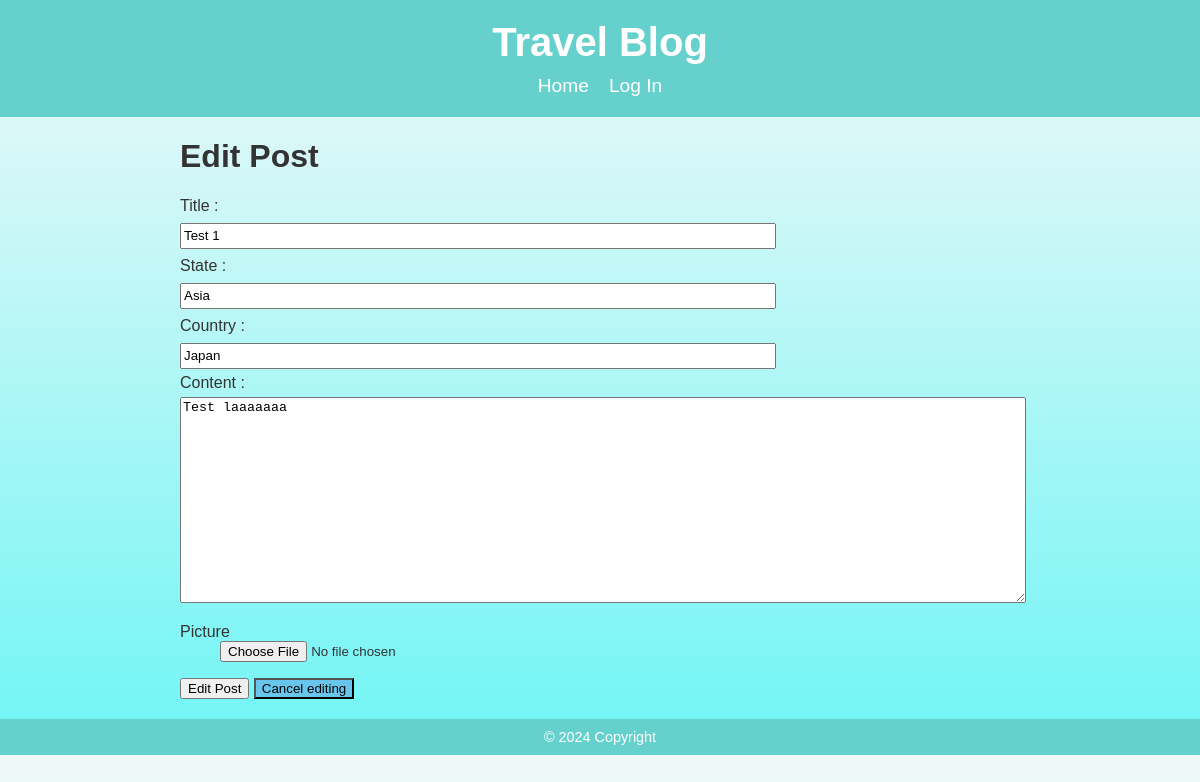
Page /pages/edit.php?id=1 on the earlier database version.
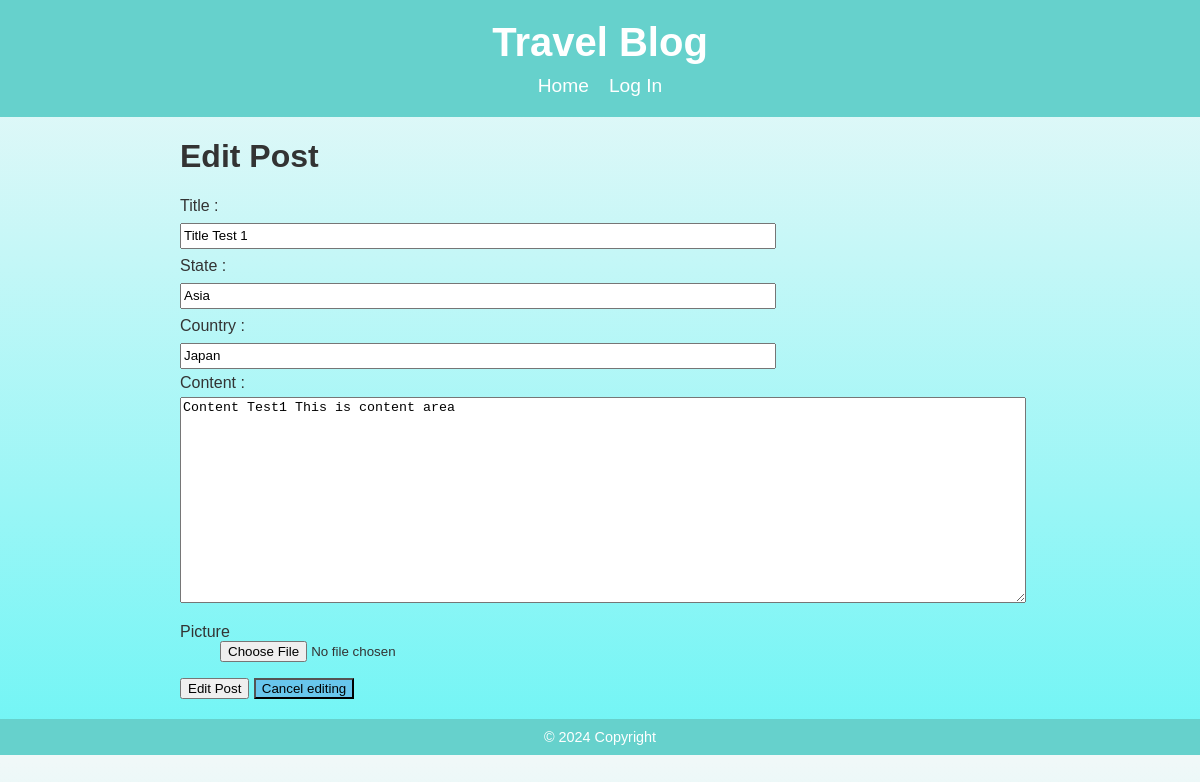
Same page on the later database version.
### tables this page shows
CREATE TABLE IF NOT EXISTS `post` (
  `post_id` INT NOT NULL AUTO_INCREMENT,  
  `user_id` INT NOT NULL,                   
  `title` VARCHAR(255) NOT NULL,               
  `content` TEXT NOT NULL,                     
  `state` ENUM('Africa', 'Asia', 'Europe', 'North America', 'South America', 'Oceania') NOT NULL,
  `country` VARCHAR(50) NOT NULL,
  `image_path` VARCHAR(255) DEFAULT NULL,      
  `created_at` TIMESTAMP DEFAULT CURRENT_TIMESTAMP,  
  PRIMARY KEY (`post_id`),                    
  FOREIGN KEY (`user_id`) REFERENCES `account`(`id`) 
);

### pages/edit.php (the view, shortened to what this page needs)
<!DOCTYPE html>
<html lang="en">
<head>
    <link rel="stylesheet" type="text/css" href="../css/form.css">
    <link rel="stylesheet" type="text/css" href="../css/style.css">
</head>
<?php
$db = db_connect();
include 'headerTB.php' ;
$id = $_GET['id'];
if ($_SERVER['REQUEST_METHOD'] == 'POST') {
  $title = mysqli_real_escape_string($db, $_POST['title']) ;
  $state = mysqli_real_escape_string($db, $_POST['state']) ;
  $country = mysqli_real_escape_string($db, $_POST['country']) ;
  $content = mysqli_real_escape_string($db, $_POST['post_content']) ;
  $imagePath = null;
  if (isset($_FILES['picture']) && $_FILES['picture']['error'] == UPLOAD_ERR_OK) {
    $uploadDir = 'uploads/images/';
    $fileName = basename($_FILES['picture']['name']);
    $uploadFile = $uploadDir . $fileName;
    if (move_uploaded_file($_FILES['picture']['tmp_name'], $uploadFile)) {
      $imagePath = $uploadFile;
    } else {
      die("Failed to upload picture.");
    }
  }
  $sql = "UPDATE post SET title = '$title',
            state = '$state',
            country = '$country',
            content = '$content',
            image_path = '$imagePath'
          WHERE post_id = '$id'";
  $result = mysqli_query($db, $sql);
  header("Location: blog.php?post_id=$id");
  exit;
} else {
  $sql = "SELECT * FROM post WHERE post_id='$id'";
  $result_set = mysqli_query($db, $sql);
  $result = mysqli_fetch_assoc($result_set);
}
?>
<div class="form-container">
    <h1>Edit Post</h1>
    <form action="<?php echo 'edit.php?id=' . $result['post_id']; ?>" method="post" enctype="multipart/form-data" >
    <div class="textfield">
          <label for="title">Title : </label>
          <input type="text" name="title" value="<?php echo $result['title']; ?>" />
    </div>
    <div class="textfield">
          <label for="title">State : </label>
          <input type="text" name="state" value="<?php echo $result['state']; ?>" />
    </div>
    <div class="textfield">
          <label for="title">Country : </label>
          <input type="text" name="country" value="<?php echo $result['country']; ?>" />
    </div>
    <div class="content">
          <label for="title">Content : </label>
          <textarea name="post_content" required style="width:100%; height:200px"><?php echo $result['content']; ?></textarea>
    </div>
      <dl>
        <dt>Picture</dt>
        <dd><input type="file" name="picture" accept="image/*" /></dd>
      </dl>
      <div id="operations">
        <input type="submit" value="Edit Post" />
        <a href="index.php">
          <button class="back_home">Cancel editing</button>
        </a>
      </div>
    </form>
  </div>
<?php include 'footerTB.php'; ?>
</body>
</html>

Differences in the rows shown:
changed post "Asia": title "Test 1" → "Title Test 1"; post_content "Test laaaaaaa" → "Content Test1 This is content area"
